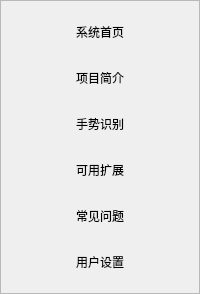
         <widget class="QFrame" name="frame_6">
          <property name="sizePolicy">
           <sizepolicy hsizetype="Expanding" vsizetype="Preferred">
            <horstretch>1</horstretch>
            <verstretch>0</verstretch>
           </sizepolicy>
          </property>
          <property name="styleSheet">
           <string notr="true">#frame_6 {
	background-color: rgb(208, 206, 226);
	border-bottom-left-radius: 20px;
	border-top-right-radius: 20px;
    border: 2px solid rgb(208, 206, 226)
}
QPushButton {
	border-radius: 5px;
	border: none;
	font: 12pt &quot;幼圆&quot;;
}
QPushButton:hover {
	background-color: rgb(96, 91, 134);
	color: rgb(255, 255, 255);
}
QPushButton:pressed {
	padding-top: 5px;
	padding-left: 5px;
}</string>
          </property>
          <property name="frameShape">
           <enum>QFrame::StyledPanel</enum>
          </property>
          <property name="frameShadow">
           <enum>QFrame::Raised</enum>
          </property>
          <layout class="QVBoxLayout" name="verticalLayout_2">
           <item>
            <widget class="QPushButton" name="pushButton_home">
             <property name="minimumSize">
              <size>
               <width>0</width>
               <height>40</height>
              </size>
             </property>
             <property name="text">
              <string>系统首页</string>
             </property>
            </widget>
           </item>
           <item>
            <widget class="QPushButton" name="pushButton_info">
             <property name="minimumSize">
              <size>
               <width>0</width>
               <height>40</height>
              </size>
             </property>
             <property name="text">
              <string>项目简介</string>
             </property>
            </widget>
           </item>
           <item>
            <widget class="QPushButton" name="pushButton_reco">
             <property name="minimumSize">
              <size>
               <width>0</width>
               <height>40</height>
              </size>
             </property>
             <property name="text">
              <string>手势识别</string>
             </property>
            </widget>
           </item>
           <item>
            <widget class="QPushButton" name="pushButton_other">
             <property name="minimumSize">
              <size>
               <width>0</width>
               <height>40</height>
              </size>
             </property>
             <property name="text">
              <string>可用扩展</string>
             </property>
            </widget>
           </item>
           <item>
            <widget class="QPushButton" name="pushButton_fqa">
             <property name="minimumSize">
              <size>
               <width>0</width>
               <height>40</height>
              </size>
             </property>
             <property name="text">
              <string>常见问题</string>
             </property>
            </widget>
           </item>
           <item>
            <widget class="QPushButton" name="pushButton_my">
             <property name="minimumSize">
              <size>
               <width>0</width>
               <height>40</height>
              </size>
             </property>
             <property name="text">
              <string>用户设置</string>
             </property>
            </widget>
           </item>
          </layout>
         </widget>
